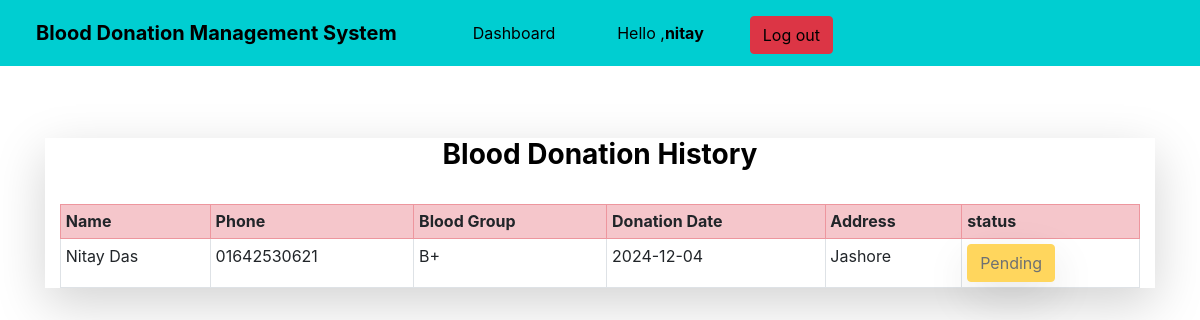
Screenshot of /donate_history/ (signed in) with the database file from the repository.
### mainapp/models.py (models this page shows, shortened)
class Donate_Blood(models.Model):
    donor_id = models.IntegerField(default = 0 )
    name = models.CharField(max_length=100)
    phone = models.CharField(max_length=20)
    address = models.CharField(max_length=500, blank=True)
    blood_group = models.ForeignKey(BloodGroup, on_delete=models.CASCADE)
    date = models.CharField(max_length=100, blank=True)
    status=models.IntegerField(default=0)

class BloodGroup(models.Model):
    name = models.CharField(max_length=5)
    def __str__(self):
        return self.name

### mainapp/views.py (the view)
# urls.py: path('donate_history/', views.donate_history, name='donate_history'),
def donate_history(request):
    requests = Donate_Blood.objects.all()
    user_request = Donate_Blood.objects.filter(donor_id=request.user.id)
    if request.user.is_superuser:
        return render(request, "donate_history.html", {'requests':requests})
    else:
        return render(request, "donate_history.html", {'requests':user_request})

### mainapp/templates/donate_history.html (shortened to what this page needs)
{% extends 'base2.html' %}
{% block content %}
<div class="container my-4">
{% if requests %}
<div class="container-fluid shadow-lg">
<h3 class="text-center" style="color:black;"><strong>Blood Donation History</strong></h3>
<br>
<table class="table table-sm table-bordered">
  <tr class="table-danger">
    <th>Name</th>
    <th>Phone</th>
    <th>Blood Group</th>
    <th>Donation Date</th>
    <th>Address</th>
    <th>status</th>
  </tr>
  {% for i in requests %}
    <tr>
      <td>{{i.name}}</td>
      <td>{{i.phone}}</td>
      <td>{{i.blood_group}}</td>
      <td>{{i.date}}</td>
      <td>{{i.address}}</td>
      <td>
      {% if request.user.is_superuser %}
      {% if i.status == 0 %}
      <a href="{% url 'donor_blood_approve' request_id=i.id %}" class="btn btn-info" >Approve</a>
      <a href="{% url 'donor_blood_disapprove' request_id=i.id %}" class="btn btn-danger" >Decline</a>
      {% endif %}
      {% else %}
      {% if i.status == 0 %}
      <button  class="btn btn-warning shadow-lg" disabled="disabled" data-toggle="modal" data-target="#reply_modal">Pending</button>
      {% endif %}
      {% endif %}
      </td>
    </tr>
  {% endfor %}
</table>
{% else %}
<h2>No Blood Request Available</h2>
{% endif %}
</div>
{% endblock %}

### mainapp/templates/base2.html (shortened to what this page needs)
<!doctype html>
<html lang="en">
<head>
    <link rel="stylesheet" href="https://cdnjs.cloudflare.com/ajax/libs/font-awesome/5.15.2/css/all.min.css"/>
    <link rel="stylesheet" href="https://stackpath.bootstrapcdn.com/bootstrap/4.5.0/css/bootstrap.min.css"
>
</head>
<body>
    <nav class="navbar navbar-expand-lg navbar-dark sticky-top navbar-shadow">
        <a class="navbar-brand" style="color:black; margin:2px 0px 2px 20px"><strong>Blood Donation Management System</strong> </a>
        <a class="nav-item nav-link active" href="/donor_view/" style="margin: 5px 0 5px 60px; color:black">Dashboard</a>
        <a href="#" class="nav-item nav-link active" style="color:black;margin:2px 0px 2px 30px">Hello ,<strong>{{request.user}}</strong></a>
        <a href={% url 'logout' %} class="btn btn-danger navbar-btn" style="color:black;margin:4px 0px 0px 30px">Log out</a>
    </nav><br><br>
       {% block content %}
        {% endblock %}
</body>
</html>

### mainapp/templates/base2.html (style rules this page uses)
.navbar { background-color: #00CED1; }
body { background-color:; }

### rows the page displays
Donate_Blood: name "Nitay Das", phone "01642530621", blood_group "B+", date "2024-12-04", address "Jashore", status "Pending"

### other values shown
{{ request.user }} "nitay"
